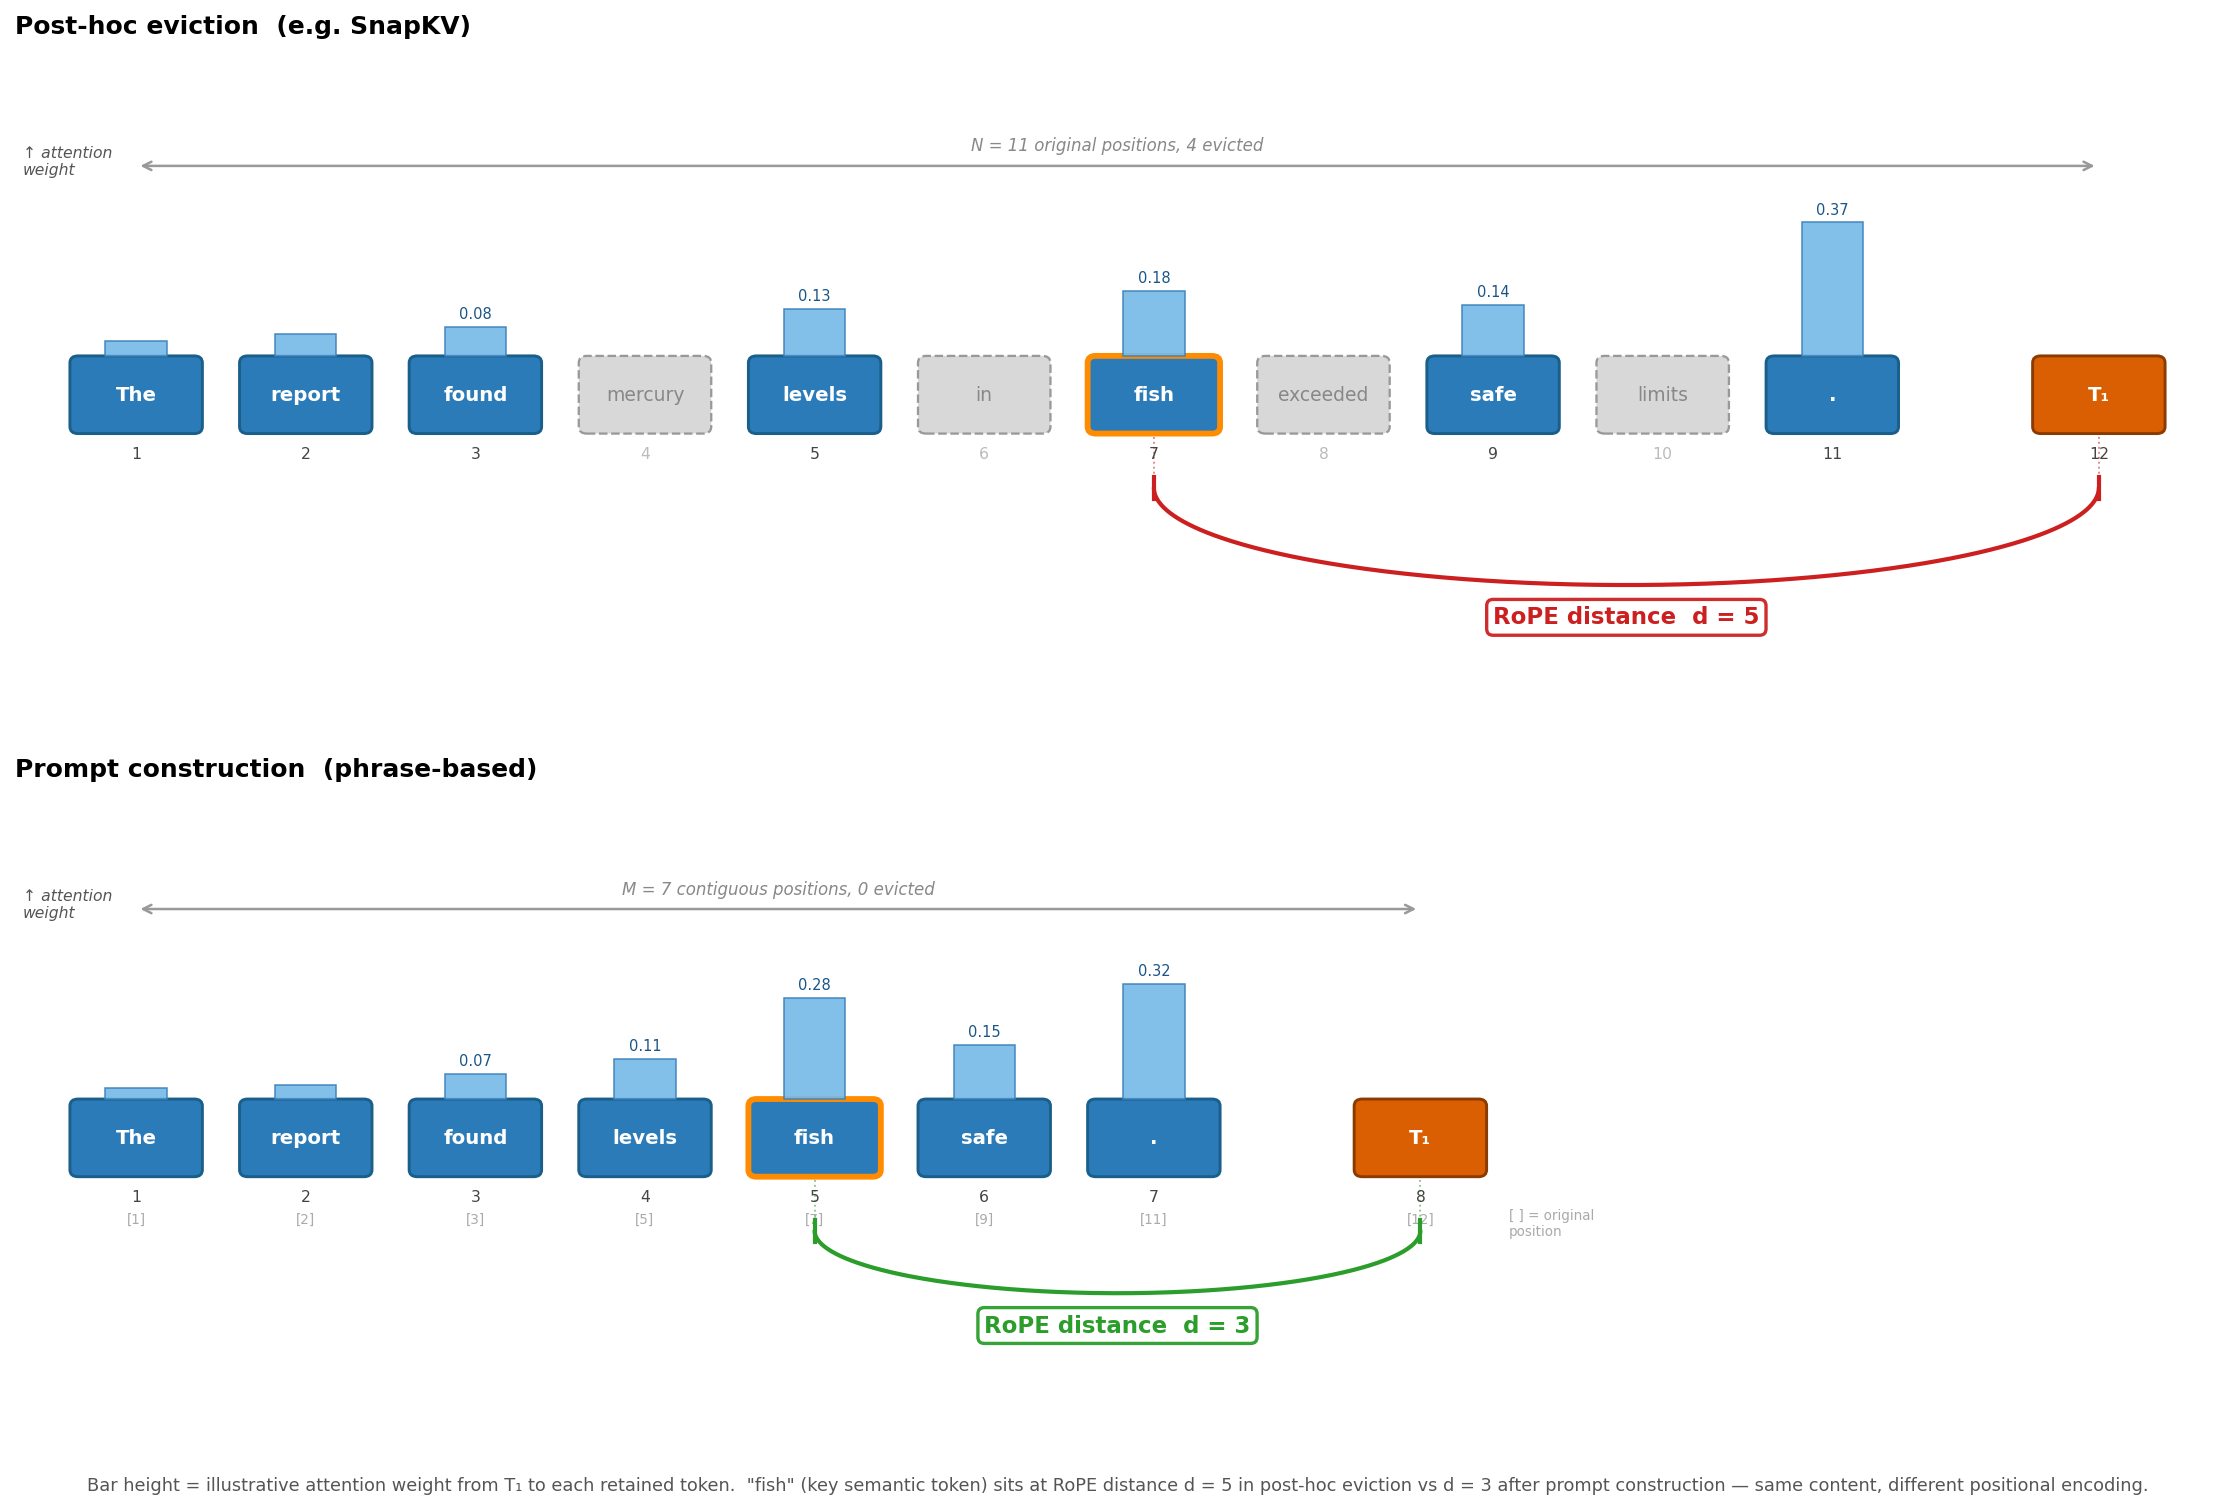

Write the Python code that produced this figure.
#!/usr/bin/env python3
"""
figures/kv_structure_v2.py  —  Structural corruption in KV pruning
Combines: real text tokens + attention bars (ideas 1+2) + RoPE distance arc (idea 4)
"""
import matplotlib
matplotlib.use('Agg')
import matplotlib.pyplot as plt
import matplotlib.patches as mpatches
import numpy as np

# ── example: 11-token sentence, 7 retained ────────────────────────────────────
TOKENS = ["The", "report", "found", "mercury", "levels", "in",
          "fish", "exceeded", "safe", "limits", "."]
KEPT   = [True,  True,     True,   False,     True,    False,
          True,  False,    True,   False,     True]
N, M   = len(TOKENS), sum(KEPT)   # 11, 7

KEY_RET_IDX  = 4    # "fish" is 5th retained token (0-indexed among retained)
KEY_ORIG_IDX = 6    # "fish" is 7th token overall  (0-indexed → position 7)

T1_ORIG = N + 1     # position 12
T1_NEW  = M + 1     # position 8

ROPE_E = T1_ORIG - (KEY_ORIG_IDX + 1)   # 12 - 7 = 5
ROPE_P = T1_NEW  - (KEY_RET_IDX + 1)    # 8  - 5 = 3

# illustrative attention weights (sum to 1.0 each)
# retained order: The report found levels fish safe .
W_E = [0.04, 0.06, 0.08, 0.13, 0.18, 0.14, 0.37]   # post-hoc eviction
W_P = [0.03, 0.04, 0.07, 0.11, 0.28, 0.15, 0.32]   # prompt construction

# ── geometry ──────────────────────────────────────────────────────────────────
BW, BH = 0.72, 0.46    # box width / height
STEP   = 1.05           # x spacing between token centres
T1G    = 0.60           # extra gap before T1 box
# Both panels use the same x range so boxes are the same physical size
T1X_E  = N * STEP + T1G            # T1 x in eviction panel   (~12.15)
T1X_P  = M * STEP + T1G            # T1 x in prompt panel     (~7.95)
XMAX   = T1X_E + 0.75              # common right edge
XMIN   = -0.75

# ── colours ───────────────────────────────────────────────────────────────────
CK  = '#2B7BB9'   # retained box
CE  = '#D8D8D8'   # evicted box
CT1 = '#D95F02'   # T1
CB  = '#74BAE8'   # attention bar
CA_E = '#CC2020'  # arc eviction panel  (red   = large distance, bad)
CA_P = '#2A9D2A'  # arc prompt panel    (green = small distance, good)

# ── helpers ───────────────────────────────────────────────────────────────────
def draw_box(ax, x, text, fc, ec='#555', lw=1.4, ls='-',
             tc='white', fw='bold', fs=9.5):
    ax.add_patch(mpatches.FancyBboxPatch(
        (x - BW/2, -BH/2), BW, BH, boxstyle='round,pad=0.05',
        facecolor=fc, edgecolor=ec, linewidth=lw, linestyle=ls, zorder=3))
    ax.text(x, 0, text, ha='center', va='center',
            fontsize=fs, color=tc, fontweight=fw, zorder=5)


def draw_bar(ax, x, w, scale=2.6):
    h = w * scale
    ax.add_patch(mpatches.Rectangle(
        (x - 0.19, BH/2 + 0.05), 0.38, h,
        facecolor=CB, edgecolor='#3A80BB', lw=0.75, alpha=0.90, zorder=3))
    if w >= 0.07:
        ax.text(x, BH/2 + 0.05 + h + 0.04, f'{w:.2f}',
                ha='center', va='bottom', fontsize=7, color='#1A5588', zorder=5)


def draw_arc(ax, x1, x2, color, label):
    """Downward half-ellipse from x1 to x2, with tick endpoints + distance label."""
    y0   = -BH/2 - 0.44
    rdep = (x2 - x1) * 0.12     # depth proportional to span → visual encoding of distance

    # Drop dotted lines
    for xv in (x1, x2):
        ax.plot([xv, xv], [-BH/2, y0], color=color,
                lw=0.9, ls=':', alpha=0.55, zorder=2)

    # Half-ellipse (bows downward)
    t     = np.linspace(0, np.pi, 400)
    arc_x = x1 + (x2 - x1) * (1 - np.cos(t)) / 2
    arc_y = y0 - rdep * np.sin(t)
    ax.plot(arc_x, arc_y, color=color, lw=2.0, solid_capstyle='round', zorder=4)

    # Endpoint tick marks
    for xv in (x1, x2):
        ax.plot([xv, xv], [y0 - 0.08, y0 + 0.08], color=color, lw=2.0, zorder=5)

    # Distance label
    ax.text((x1 + x2) / 2, y0 - rdep - 0.15, label,
            ha='center', va='top', fontsize=11, color=color, fontweight='bold',
            bbox=dict(boxstyle='round,pad=0.28', facecolor='white',
                      edgecolor=color, lw=1.6, alpha=0.94), zorder=6)


# ── panels ────────────────────────────────────────────────────────────────────
def panel_eviction(ax):
    ax.set_xlim(XMIN, XMAX)
    ax.set_ylim(-2.20, 2.50)
    ax.axis('off')
    ax.set_title('Post-hoc eviction  (e.g. SnapKV)',
                 fontsize=12, fontweight='bold', loc='left', x=0.0, pad=7)

    ri, key_x = 0, None
    for i, (tok, kept) in enumerate(zip(TOKENS, KEPT)):
        x = i * STEP
        if kept:
            is_key = (ri == KEY_RET_IDX)
            ec = '#FF8C00' if is_key else '#1A5E8A'
            lw = 2.8 if is_key else 1.4
            draw_box(ax, x, tok, CK, ec, lw=lw)
            draw_bar(ax, x, W_E[ri])
            ax.text(x, -BH/2 - 0.14, str(i + 1), ha='center', va='top',
                    fontsize=7.5, color='#444')
            if is_key:
                key_x = x
            ri += 1
        else:
            draw_box(ax, x, tok, CE, '#999', lw=1.1, ls='--',
                     tc='#888', fw='normal', fs=9.0)
            ax.text(x, -BH/2 - 0.14, str(i + 1), ha='center', va='top',
                    fontsize=7.5, color='#BBB')

    # T1
    draw_box(ax, T1X_E, 'T₁', CT1, '#8B3A00')
    ax.text(T1X_E, -BH/2 - 0.14, str(T1_ORIG), ha='center', va='top',
            fontsize=7.5, color='#444')

    # Span annotation — placed above all bars (tallest bar tops out ~1.25)
    AY = 1.65
    ax.annotate('', xy=(T1X_E, AY), xytext=(0, AY),
                arrowprops=dict(arrowstyle='<->', color='#999', lw=1.2))
    ax.text(T1X_E / 2, AY + 0.08, f'N = {N} original positions, {N - M} evicted',
            ha='center', va='bottom', fontsize=8, color='#888', style='italic')

    # "attn weight" label
    ax.text(XMIN + 0.05, 1.80, '↑ attention\nweight', ha='left', va='top',
            fontsize=7.5, color='#555', style='italic')

    draw_arc(ax, key_x, T1X_E, CA_E, f'RoPE distance  d = {ROPE_E}')


def panel_prompt(ax):
    ax.set_xlim(XMIN, XMAX)
    ax.set_ylim(-2.20, 2.50)
    ax.axis('off')
    ax.set_title('Prompt construction  (phrase-based)',
                 fontsize=12, fontweight='bold', loc='left', x=0.0, pad=7)

    ri, key_x = 0, None
    for i, (tok, kept) in enumerate(zip(TOKENS, KEPT)):
        if not kept:
            continue
        x = ri * STEP
        is_key = (ri == KEY_RET_IDX)
        ec = '#FF8C00' if is_key else '#1A5E8A'
        lw = 2.8 if is_key else 1.4
        draw_box(ax, x, tok, CK, ec, lw=lw)
        draw_bar(ax, x, W_P[ri])
        ax.text(x, -BH/2 - 0.14, str(ri + 1), ha='center', va='top',
                fontsize=7.5, color='#444')
        ax.text(x, -BH/2 - 0.31, f'[{i + 1}]', ha='center', va='top',
                fontsize=6.5, color='#AAA')
        if ri == KEY_RET_IDX:
            key_x = x
        ri += 1

    # T1
    draw_box(ax, T1X_P, 'T₁', CT1, '#8B3A00')
    ax.text(T1X_P, -BH/2 - 0.14, str(T1_NEW), ha='center', va='top',
            fontsize=7.5, color='#444')
    ax.text(T1X_P, -BH/2 - 0.31, f'[{T1_ORIG}]', ha='center', va='top',
            fontsize=6.5, color='#AAA')

    # Span annotation — same height as eviction panel
    AY = 1.65
    ax.annotate('', xy=(T1X_P, AY), xytext=(0, AY),
                arrowprops=dict(arrowstyle='<->', color='#999', lw=1.2))
    ax.text(T1X_P / 2, AY + 0.08, f'M = {M} contiguous positions, 0 evicted',
            ha='center', va='bottom', fontsize=8, color='#888', style='italic')

    ax.text(XMIN + 0.05, 1.80, '↑ attention\nweight', ha='left', va='top',
            fontsize=7.5, color='#555', style='italic')

    # Bracket-notation legend
    ax.text(T1X_P + 0.55, -BH/2 - 0.28, '[ ] = original\nposition',
            ha='left', va='top', fontsize=6.5, color='#AAA')

    draw_arc(ax, key_x, T1X_P, CA_P, f'RoPE distance  d = {ROPE_P}')


# ── assemble ──────────────────────────────────────────────────────────────────
fig, (ax1, ax2) = plt.subplots(2, 1, figsize=(15, 10))
fig.patch.set_facecolor('white')
plt.subplots_adjust(hspace=0.14, left=0.01, right=0.99, top=0.97, bottom=0.04)

panel_eviction(ax1)
panel_prompt(ax2)

fig.text(
    0.5, 0.006,
    'Bar height = illustrative attention weight from T₁ to each retained token.  '
    f'"fish" (key semantic token) sits at RoPE distance d = {ROPE_E} in post-hoc eviction '
    f'vs d = {ROPE_P} after prompt construction — same content, different positional encoding.',
    ha='center', va='bottom', fontsize=8.5, color='#555')

outpath = 'figures/kv_structure_v2.png'
plt.savefig(outpath, dpi=150, bbox_inches='tight', facecolor='white')
print(f'Saved {outpath}')
